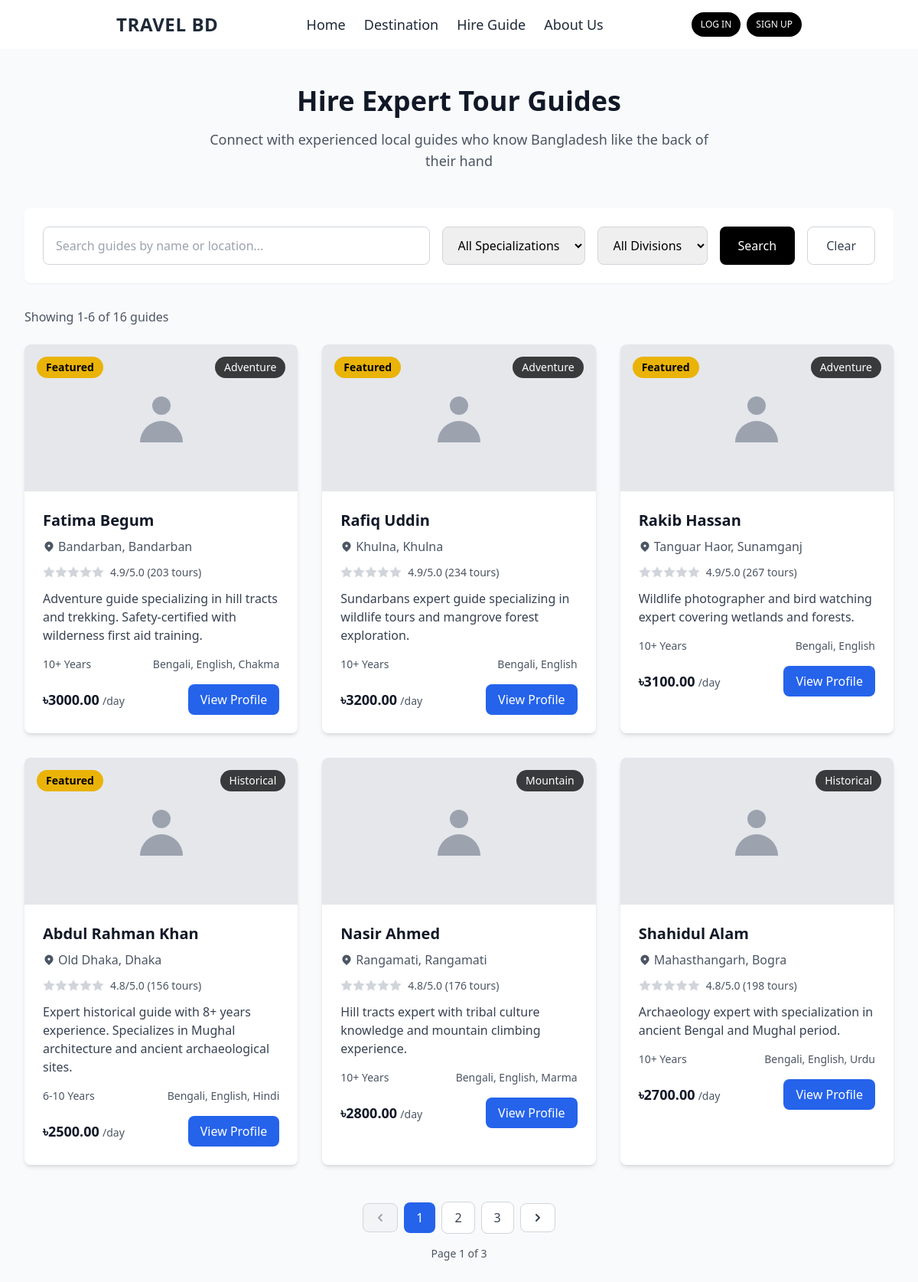
Screenshot of /hire-guide/ with the database file from the repository.
### hire_guide/models.py (models this page shows, shortened)
class Guide(models.Model):
    CATEGORY_CHOICES = [
        ('beach', 'Beach'),
        ('mountain', 'Mountain'),
        ('historical', 'Historical'),
        ('cultural', 'Cultural'),
        ('adventure', 'Adventure'),
        ('religious', 'Religious'),
    ]
    EXPERIENCE_CHOICES = [
        ('beginner', '1-2 Years'),
        ('intermediate', '3-5 Years'),
        ('experienced', '6-10 Years'),
        ('expert', '10+ Years'),
    ]
    name = models.CharField(max_length=200)
    slug = models.SlugField(max_length=250, unique=True, blank=True)
    bio = models.TextField()
    short_bio = models.TextField(max_length=300, blank=True)
    location = models.CharField(max_length=200)
    district = models.CharField(max_length=100)
    division = models.CharField(max_length=100)
    specialization = models.CharField(max_length=20, choices=CATEGORY_CHOICES)
    experience_level = models.CharField(max_length=20, choices=EXPERIENCE_CHOICES, default='beginner')
    phone = models.CharField(max_length=15)
    email = models.EmailField(blank=True)
    daily_rate = models.DecimalField(max_digits=10, decimal_places=2)
    languages = models.CharField(max_length=100, help_text="Comma-separated languages")
    profile_image = models.ImageField(upload_to='guides/', blank=True, null=True)
    rating = models.DecimalField(max_digits=3, decimal_places=1, default=0.0)
    total_tours = models.IntegerField(default=0)
    featured = models.BooleanField(default=False)
    is_active = models.BooleanField(default=True)
    created_at = models.DateTimeField(auto_now_add=True)
    updated_at = models.DateTimeField(auto_now=True)
    class Meta:
        ordering = ['-rating', 'name']

### hire_guide/views.py (the view)
# urls.py: path('', views.guide_list, name='guides'),
def guide_list(request):
    guides = Guide.objects.filter(is_active=True)
    search_query = request.GET.get('search')
    if search_query:
        guides = guides.filter(
            Q(name__icontains=search_query) |
            Q(location__icontains=search_query) |
            Q(district__icontains=search_query)
        )
    selected_specialization = request.GET.get('specialization')
    if selected_specialization:
        guides = guides.filter(specialization=selected_specialization)
    selected_division = request.GET.get('division')
    if selected_division:
        guides = guides.filter(division=selected_division)
    selected_experience = request.GET.get('experience')
    if selected_experience:
        guides = guides.filter(experience_level=selected_experience)
    specializations = Guide.objects.values_list('specialization', flat=True).distinct()
    divisions = Guide.objects.values_list('division', flat=True).distinct()
    paginator = Paginator(guides, 6)
    page_number = request.GET.get('page')
    guides = paginator.get_page(page_number)
    context = {
        'guides': guides,
        'specializations': specializations,
        'divisions': divisions,
        'search_query': search_query,
        'selected_specialization': selected_specialization,
        'selected_division': selected_division,
        'selected_experience': selected_experience,
    }
    return render(request, 'guides.html', context)

### templates/guides.html (shortened to what this page needs)
{% extends 'base.html' %}
{% load static %}
{% block body %}
<div class="min-h-screen bg-gray-50 py-12">
  <div class="max-w-7xl mx-auto px-4 sm:px-6 lg:px-8">
    <div class="text-center mb-12">
      <h1 class="text-4xl font-bold text-gray-900 mb-4">Hire Expert Tour Guides</h1>
      <p class="text-lg text-gray-600 max-w-2xl mx-auto">
        Connect with experienced local guides who know Bangladesh like the back of their hand
      </p>
    </div>
    <div class="mb-8 bg-white rounded-lg shadow-sm p-6">
      <form method="GET" class="flex flex-wrap gap-4">
        <div class="flex-1 min-w-64">
          <input
            type="text"
            name="search"
            value="{{ search_query|default:'' }}"
            placeholder="Search guides by name or location..."
            class="w-full px-4 py-3 border border-gray-300 rounded-lg focus:ring-2 focus:ring-primary focus:border-transparent focus:outline-none"
          />
        </div>
        <div>
          <select
            name="specialization"
            class="px-4 py-3 border border-gray-300 rounded-lg focus:ring-2 focus:ring-primary focus:border-transparent focus:outline-none"
          >
            <option value="">All Specializations</option>
          </select>
        </div>
        <div>
          <select
            name="division"
            class="px-4 py-3 border border-gray-300 rounded-lg focus:ring-2 focus:ring-primary focus:border-transparent focus:outline-none"
          >
            <option value="">All Divisions</option>
          </select>
        </div>
        <button
          type="submit"
          class="px-6 py-3 bg-black text-white rounded-lg hover:bg-gray-800 transition duration-200"
        >
          Search
        </button>
        <a
          href="{% url 'hire_guide:guides' %}"
          class="px-6 py-3 border border-gray-300 text-gray-700 rounded-lg hover:bg-gray-50 transition duration-200"
        >
          Clear
        </a>
      </form>
    </div>
    {% if guides %}
      <div class="mb-6">
        <p class="text-gray-600">
          Showing {{ guides.start_index }}-{{ guides.end_index }} of {{ guides.paginator.count }} guides
        </p>
      </div>
    {% endif %}
    <div class="grid grid-cols-1 md:grid-cols-2 lg:grid-cols-3 gap-8 mb-12">
      {% for guide in guides %}
        <div class="bg-white rounded-lg shadow-md overflow-hidden hover:shadow-lg transition duration-300">
          <div class="relative h-48 overflow-hidden">
            {% if guide.profile_image %}
              <img
                src="{{ guide.profile_image.url }}"
                alt="{{ guide.name }}"
                class="w-full h-full object-cover hover:scale-105 transition duration-300"
              />
            {% else %}
              <div class="w-full h-full bg-gray-200 flex items-center justify-center">
                <svg class="w-20 h-20 text-gray-400" fill="currentColor" viewBox="0 0 20 20">
                  <path fill-rule="evenodd" d="M10 9a3 3 0 100-6 3 3 0 000 6zm-7 9a7 7 0 1114 0H3z" clip-rule="evenodd"></path>
                </svg>
              </div>
            {% endif %}
            {% if guide.featured %}
              <span class="absolute top-4 left-4 bg-yellow-500 text-black px-3 py-1 rounded-full text-sm font-semibold">
                Featured
              </span>
            {% endif %}
            <span class="absolute top-4 right-4 bg-black bg-opacity-75 text-white px-3 py-1 rounded-full text-sm">
              {{ guide.specialization|title }}
            </span>
          </div>
          <div class="p-6">
            <h3 class="text-xl font-semibold text-gray-900 mb-2">
              <a href="{% url 'hire_guide:guide_detail' guide.slug %}" class="hover:text-blue-600 transition duration-200">
                {{ guide.name }}
              </a>
            </h3>
            <p class="text-gray-600 mb-3 flex items-center">
              <svg class="w-4 h-4 mr-1" fill="currentColor" viewBox="0 0 20 20">
                <path fill-rule="evenodd" d="M5.05 4.05a7 7 0 119.9 9.9L10 18.9l-4.95-4.95a7 7 0 010-9.9zM10 11a2 2 0 100-4 2 2 0 000 4z" clip-rule="evenodd"></path>
              </svg>
              {{ guide.location }}, {{ guide.district }}
            </p>
            <div class="flex items-center mb-3">
              <div class="flex items-center">
                {% for i in "12345" %}
                  {% if guide.rating >= i|floatformat:0 %}
                    <svg class="w-4 h-4 text-yellow-400 fill-current" viewBox="0 0 20 20">
                      <path d="M10 15l-5.878 3.09 1.123-6.545L.489 6.91l6.572-.955L10 0l2.939 5.955 6.572.955-4.756 4.635 1.123 6.545z"/>
                    </svg>
                  {% else %}
                    <svg class="w-4 h-4 text-gray-300 fill-current" viewBox="0 0 20 20">
                      <path d="M10 15l-5.878 3.09 1.123-6.545L.489 6.91l6.572-.955L10 0l2.939 5.955 6.572.955-4.756 4.635 1.123 6.545z"/>
                    </svg>
                  {% endif %}
                {% endfor %}
                <span class="ml-2 text-sm text-gray-600">{{ guide.rating }}/5.0 ({{ guide.total_tours }} tours)</span>
              </div>
            </div>
            <p class="text-gray-700 mb-4">
              {{ guide.short_bio|truncatewords:15 }}
            </p>
            <div class="flex justify-between items-center text-sm text-gray-600 mb-4">
              <span>{{ guide.get_experience_level_display }}</span>
              <span>{{ guide.languages }}</span>
            </div>
            <div class="flex justify-between items-center">
              <div>
                <span class="text-lg font-semibold text-gray-900">৳{{ guide.daily_rate }}</span>
                <span class="text-sm text-gray-600">/day</span>
              </div>
              <a
                href="{% url 'hire_guide:guide_detail' guide.slug %}"
                class="px-4 py-2 bg-blue-600 text-white rounded-lg hover:bg-blue-700 transition duration-200 font-medium"
              >
                View Profile
              </a>
            </div>
          </div>
        </div>
      {% endfor %}
    </div>
    {% if guides.has_other_pages %}
      <div class="flex justify-center">
        <nav class="flex items-center space-x-2">
          {% if guides.has_previous %}
            <a
              href="?{% if search_query %}search={{ search_query }}&{% endif %}{% if selected_specialization %}specialization={{ selected_specialization }}&{% endif %}{% if selected_division %}division={{ selected_division }}&{% endif %}{% if selected_experience %}experience={{ selected_experience }}&{% endif %}page={{ guides.previous_page_number }}"
              class="px-3 py-2 bg-white border border-gray-300 text-gray-700 rounded-lg hover:bg-gray-50 transition duration-200"
            >
              <svg class="w-5 h-5" fill="currentColor" viewBox="0 0 20 20">
                <path fill-rule="evenodd" d="M12.707 5.293a1 1 0 010 1.414L9.414 10l3.293 3.293a1 1 0 01-1.414 1.414l-4-4a1 1 0 010-1.414l4-4a1 1 0 011.414 0z" clip-rule="evenodd"></path>
              </svg>
            </a>
          {% else %}
            <span class="px-3 py-2 bg-gray-100 border border-gray-300 text-gray-400 rounded-lg cursor-not-allowed">
              <svg class="w-5 h-5" fill="currentColor" viewBox="0 0 20 20">
                <path fill-rule="evenodd" d="M12.707 5.293a1 1 0 010 1.414L9.414 10l3.293 3.293a1 1 0 01-1.414 1.414l-4-4a1 1 0 010-1.414l4-4a1 1 0 011.414 0z" clip-rule="evenodd"></path>
              </svg>
            </span>
          {% endif %}
          {% for num in guides.paginator.page_range %}
            {% if guides.number == num %}
              <span class="px-4 py-2 bg-blue-600 text-white rounded-lg font-medium">
                {{ num }}
              </span>
            {% elif num > guides.number|add:'-3' and num < guides.number|add:'3' %}
              <a
                href="?page={{ num }}"
                class="px-4 py-2 bg-white border border-gray-300 text-gray-700 rounded-lg hover:bg-gray-50 transition duration-200"
              >
                {{ num }}
              </a>
            {% endif %}
          {% endfor %}
          {% if guides.has_next %}
            <a
              href="?page={{ guides.next_page_number }}"
              class="px-3 py-2 bg-white border border-gray-300 text-gray-700 rounded-lg hover:bg-gray-50 transition duration-200"
            >
              <svg class="w-5 h-5" fill="currentColor" viewBox="0 0 20 20">
                <path fill-rule="evenodd" d="M7.293 14.707a1 1 0 010-1.414L10.586 10 7.293 6.707a1 1 0 011.414-1.414l4 4a1 1 0 010 1.414l-4 4a1 1 0 01-1.414 0z" clip-rule="evenodd"></path>
              </svg>
            </a>
          {% endif %}
        </nav>
      </div>
      <div class="text-center mt-4">
        <p class="text-sm text-gray-600">
          Page {{ guides.number }} of {{ guides.paginator.num_pages }}
        </p>
      </div>
    {% endif %}
  </div>
</div>
{% endblock %}

### rows the page displays
Guide: featured "Featured", specialization "Adventure", name "Fatima Begum", location "Bandarban", district "Bandarban", rating "4.9", total_tours "203", short_bio "Adventure guide specializing in hill tracts and trekking. Safety-certified with wilderness first aid training.", experience_level "10+ Years", languages "Bengali, English, Chakma", daily_rate "3000.00"
Guide: featured "Featured", specialization "Adventure", name "Rafiq Uddin", location "Khulna", district "Khulna", rating "4.9", total_tours "234", short_bio "Sundarbans expert guide specializing in wildlife tours and mangrove forest exploration.", experience_level "10+ Years", languages "Bengali, English", daily_rate "3200.00"
Guide: featured "Featured", specialization "Adventure", name "Rakib Hassan", location "Tanguar Haor", district "Sunamganj", rating "4.9", total_tours "267", short_bio "Wildlife photographer and bird watching expert covering wetlands and forests.", experience_level "10+ Years", languages "Bengali, English", daily_rate "3100.00"
Guide: featured "Featured", specialization "Historical", name "Abdul Rahman Khan", location "Old Dhaka", district "Dhaka", rating "4.8", total_tours "156", short_bio "Expert historical guide with 8+ years experience. Specializes in Mughal architecture and ancient archaeological sites.", experience_level "6-10 Years", languages "Bengali, English, Hindi", daily_rate "2500.00"
Guide: specialization "Mountain", name "Nasir Ahmed", location "Rangamati", district "Rangamati", rating "4.8", total_tours "176", short_bio "Hill tracts expert with tribal culture knowledge and mountain climbing experience.", experience_level "10+ Years", languages "Bengali, English, Marma", daily_rate "2800.00"
Guide: specialization "Historical", name "Shahidul Alam", location "Mahasthangarh", district "Bogra", rating "4.8", total_tours "198", short_bio "Archaeology expert with specialization in ancient Bengal and Mughal period.", experience_level "10+ Years", languages "Bengali, English, Urdu", daily_rate "2700.00"

### other values shown
{{ guides.start_index }} "1"
{{ guides.end_index }} "6"
{{ guides.paginator.count }} "16"
{{ num }} "1"
{{ num }} "2" "3"
{{ guides.number }} "1"
{{ guides.paginator.num_pages }} "3"
